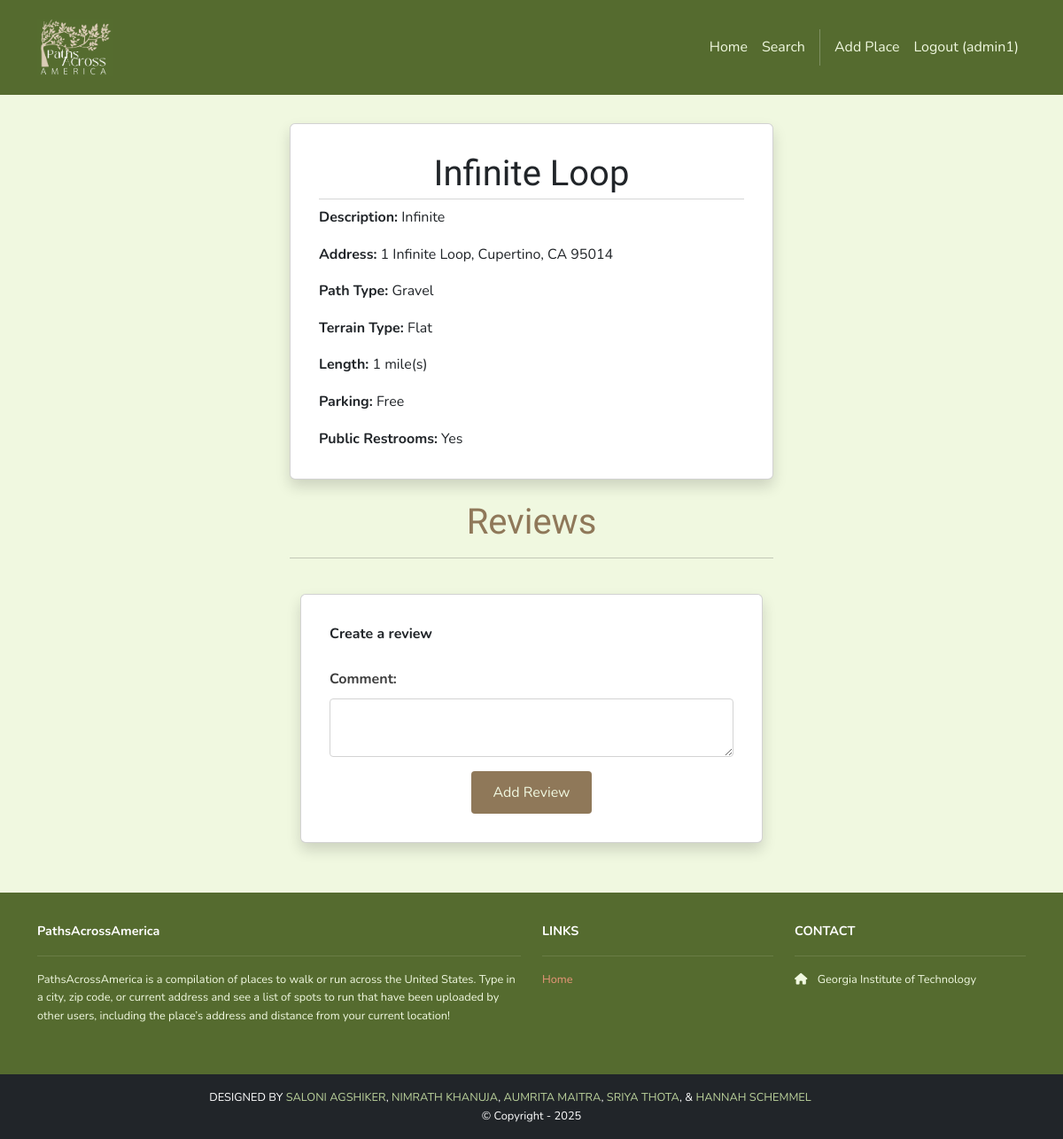
Page /running_places/1/ (signed in) on the earlier database version.
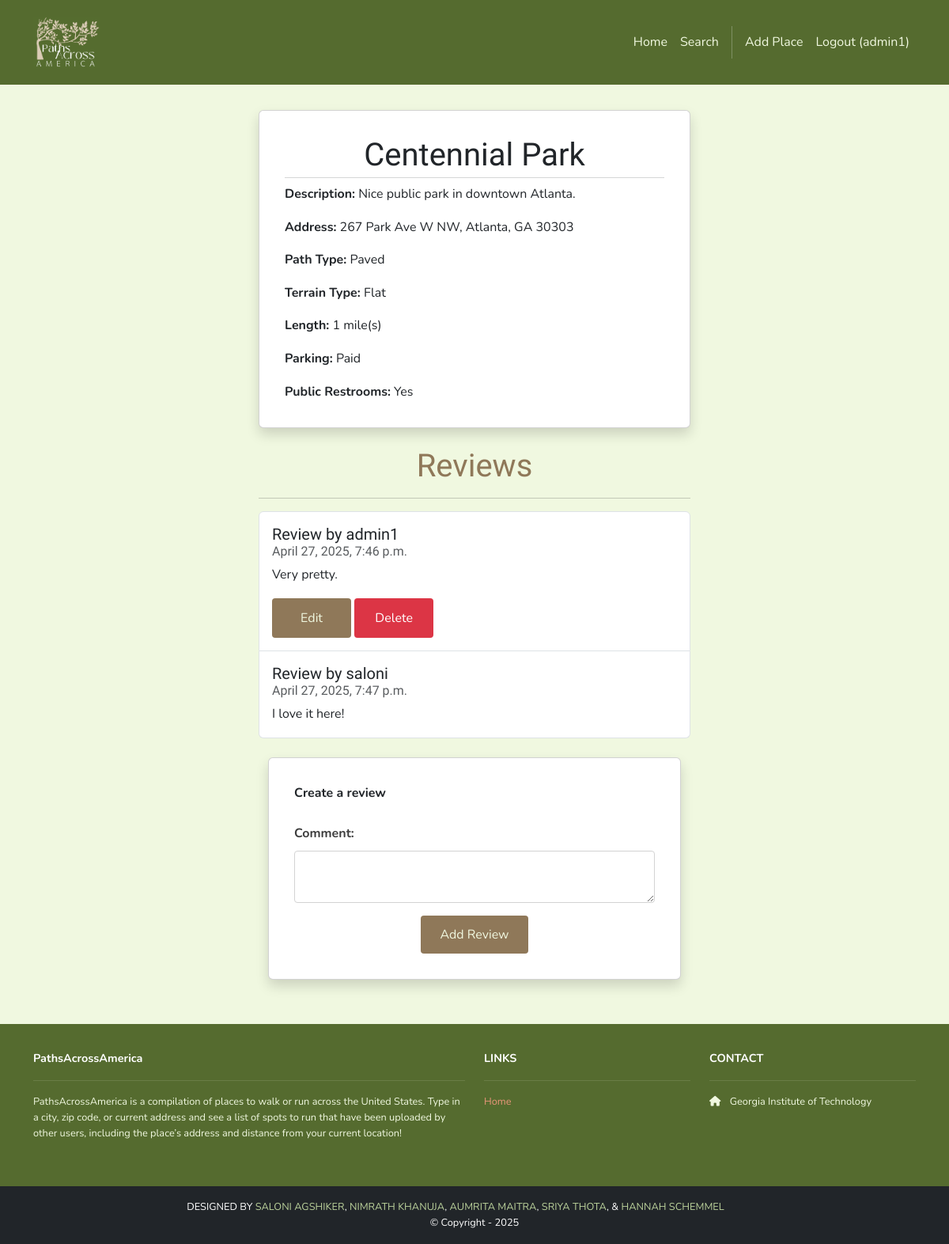
Same page on the later database version.
### running_places/models.py (models this page shows, shortened)
class RunningPlace(models.Model):
    id = models.AutoField(primary_key=True)
    name = models.CharField(max_length=255)
    address = models.CharField(max_length=255)
    description = models.TextField()
    path_type = models.CharField(max_length=2, choices=PATH_TYPE_CHOICES.items(), default="Gravel")
    terrain_type = models.CharField(max_length=2, choices=TERRAIN_TYPE_CHOICES.items(), default="Flat")
    length = models.IntegerField()
    parking = models.CharField(max_length=2, choices=PARKING_CHOICES.items(), default="Free")
    restroom = models.CharField(max_length=2, choices=RESTROOM_CHOICES.items(), default="Yes")
    longitude = models.DecimalField(max_digits=9, decimal_places=6)
    latitude = models.DecimalField(max_digits=9, decimal_places=6)

class Review(models.Model):
    id = models.AutoField(primary_key=True)
    comment = models.CharField(max_length=255)
    date = models.DateTimeField(auto_now_add=True)
    running_place = models.ForeignKey(RunningPlace, on_delete=models.CASCADE)
    user = models.ForeignKey(User, on_delete=models.CASCADE)

### running_places/views.py (the view)
# urls.py: path('<int:id>/', views.show, name='running_places.show'),
def show(request, id):
    place = get_object_or_404(RunningPlace, id=id)
    reviews = Review.objects.filter(running_place=place)
    template_data = {}
    template_data['title'] = place.name
    template_data['running_place'] = place
    template_data['reviews'] = reviews
    context = {
        "path_display": PATH_TYPE_CHOICES.get(place.path_type),
        "terrain_display": TERRAIN_TYPE_CHOICES.get(place.terrain_type),
        "parking_display": PARKING_CHOICES.get(place.parking),
        "restroom_display": RESTROOM_CHOICES.get(place.restroom),
    }
    return render(request, 'running_places/show.html', {
        'template_data': template_data, 'context': context
    })

### running_places/templates/running_places/show.html (shortened to what this page needs)
{% extends 'base.html' %}
{% block content %}
{% load static %}
<div class="p-3">
  <div class="container">
    <div class="row mt-3">
      <div class="col-md-6 mx-auto mb-3">
        <div class="card shadow p-3 mb-4 rounded">
          <div class="card-body">
            <h2 class="card-title">{{ template_data.running_place.name }}</h2>
            <hr class="card-subtitle mb-2 text-muted" />
            <p class="card-text"><b>Description:</b> {{template_data.running_place.description}}</p>
            <p class="card-text"><b>Address:</b> {{template_data.running_place.address}}</p>
            <p class="card-text"><b>Path Type:</b> {{ context.path_display }}</p>
            <p class="card-text"><b>Terrain Type:</b> {{ context.terrain_display }}</p>
            <p class="card-text"><b>Length:</b> {{template_data.running_place.length}} mile(s)</p>
            <p class="card-text"><b>Parking:</b> {{ context.parking_display }}</p>
            <p class="card-text"><b>Public Restrooms:</b> {{ context.restroom_display }}</p>
          </div>
        </div>
        <h2>Reviews</h2>
        <hr />
        <ul class="list-group">
          {% for review in template_data.reviews %}
          <li class="list-group-item pb-3 pt-3">
            <h5 class="card-title">
              Review by {{ review.user.username }}
            </h5>
            <h6 class="card-subtitle mb-2 text-muted">
              {{ review.date }}
            </h6>
            <p class="card-text">{{ review.comment }}</p>
            {% if user.is_authenticated and user == review.user %}
            <a class="btn-custom btn-edit"
               href="{% url 'running_places.edit_review' id=template_data.running_place.id review_id=review.id %}">Edit
            </a>
            <a class="btn-custom btn-delete"
               href="{% url 'running_places.delete_review' id=template_data.running_place.id review_id=review.id %}">Delete
            </a>
            {% endif %}
          </li>
          {% endfor %}
        </ul>
        {% if user.is_authenticated %}
        <div class="container mt-4">
          <div class="row justify-content-center">
            <div class="col-12">
              <div class="card shadow p-3 mb-4 rounded">
                <div class="card-body">
                  <b class="text-start">Create a review
                    </b><br /><br />
                  <form method="POST" action= "{% url 'running_places.create_review' id=template_data.running_place.id %}">
                    <p>
                      <label for="comment">Comment:</label>
                      <textarea name="comment" required
                      class="form-control"
                      id="comment"></textarea>
                    </p>
                    <div class="text-center">
                      <button type="submit"
                        class="btn bg-dark text-white">
                        Add Review
                      </button>
                    </div>
                  </form>
                </div>
              </div>
            </div>
          </div>
        </div>
        {% endif %}
      </div>
    </div>
  </div>
</div>
{% endblock content %}

Differences in the rows shown:
changed RunningPlace: running_place.name "Infinite Loop" → "Centennial Park"; running_place.description "Infinite" → "Nice public park in downtown Atlanta."; running_place.address "1 Infinite Loop, Cupertino, CA 95014" → "267 Park Ave W NW, Atlanta, GA 30303"
added Review: user.username "admin1", date "April 27, 2025, 7:46 p.m.", comment "Very pretty.", shows "Edit"
now on this page (row edited): Review: user.username "saloni", date "April 27, 2025, 7:47 p.m.", comment "I love it here!"
Other differences:
{{ context.path_display }}: "Gravel" → "Paved"
{{ context.parking_display }}: "Free" → "Paid"
